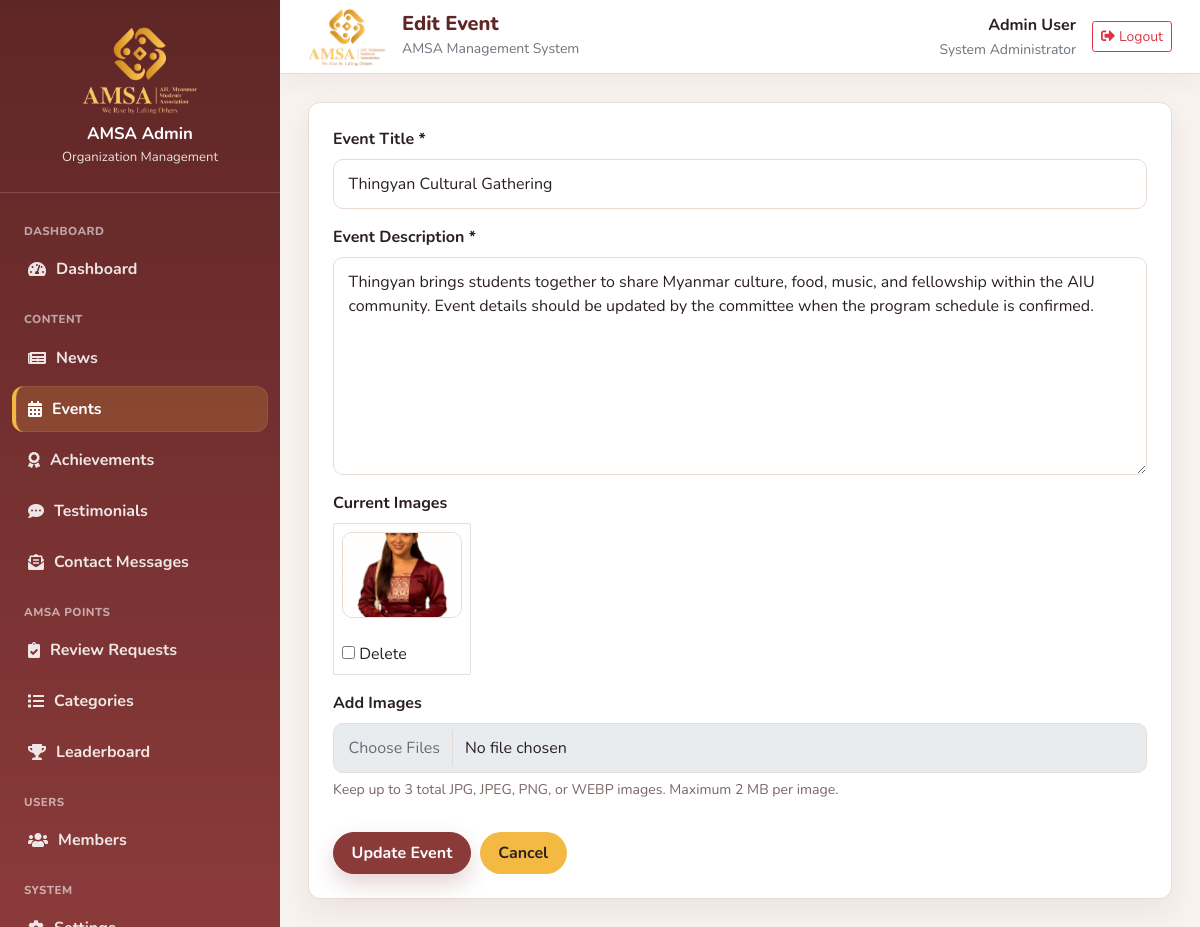
Screenshot of /admin/edit_event.php?id=2 (signed in) with the database file from the repository.
### tables this page shows
CREATE TABLE `user` (
  `id` int(11) NOT NULL,
  `name` varchar(100) NOT NULL,
  `password` varchar(255) NOT NULL,
  `email` varchar(150) NOT NULL,
  `role` enum('member','president','vice_president','secretary','male_treasurer','female_treasurer','system_admin') NOT NULL DEFAULT 'member',
  `status` enum('active','inactive','suspended') NOT NULL DEFAULT 'active',
  `profile_image` varchar(255) DEFAULT NULL,
  `last_login` datetime DEFAULT NULL,
  `created_at` datetime DEFAULT current_timestamp(),
  `updated_at` datetime DEFAULT NULL ON UPDATE current_timestamp()
);

CREATE TABLE `post` (
  `id` int(11) NOT NULL,
  `content` text DEFAULT NULL,
  `category` varchar(100) DEFAULT NULL,
  `title` varchar(200) DEFAULT NULL,
  `upload_date` datetime DEFAULT current_timestamp(),
  `edit_date` datetime DEFAULT NULL,
  `uploaded_by` int(11) DEFAULT NULL,
  `edited_by` int(11) DEFAULT NULL
);

CREATE TABLE `image` (
  `id` int(11) NOT NULL,
  `post_id` int(11) DEFAULT NULL,
  `img_name` varchar(255) DEFAULT NULL
);

### config/database.php (called while the page is built, shortened)
<?php
$conn = new mysqli(DB_HOST, DB_USER, DB_PASS, DB_NAME);
$conn->set_charset("utf8mb4");
function currentUserId() {
    if (isset($_SESSION['user_id'])) {
        return (int) $_SESSION['user_id'];
    }
    return null;
}
function normalizeRole($role) {
    return $role === 'admin' ? 'system_admin' : $role;
}
function roleLabel($role) {
    $labels = [
        'member' => 'Member',
        'president' => 'President',
        'vice_president' => 'Vice President',
        'secretary' => 'Secretary',
        'male_treasurer' => 'Male Treasurer',
        'female_treasurer' => 'Female Treasurer',
        'system_admin' => 'System Administrator',
        'admin' => 'System Administrator',
    ];
    $normalized = normalizeRole($role);
    return $labels[$normalized] ?? 'Unknown';
}
function currentUserRole() {
    global $conn;
    $userId = currentUserId();
    $stmt = $conn->prepare("SELECT role FROM user WHERE id = ? AND status = 'active'");
    $stmt->bind_param("i", $userId);
    $stmt->execute();
    $user = $stmt->get_result()->fetch_assoc();
    if ($user) {
        $role = normalizeRole($user['role']);
        return $role;
    }
    return null;
}
function getEventById($id) {
    global $conn;
    $stmt = $conn->prepare("SELECT p.*, u.name as author_name FROM post p
                            LEFT JOIN user u ON p.uploaded_by = u.id
                            WHERE p.id = ? AND p.category = 'community_engagement'");
    $stmt->bind_param("i", $id);
    $stmt->execute();
    $result = $stmt->get_result();
    return $result->fetch_assoc();
}
function getEventImages($post_id) {
    global $conn;
    $stmt = $conn->prepare("SELECT * FROM image WHERE post_id = ?");
    $stmt->bind_param("i", $post_id);
    $stmt->execute();
    $result = $stmt->get_result();
    return $result->fetch_all(MYSQLI_ASSOC);
}
?>

### admin/edit_event.php (the view, shortened to what this page needs)
<?php
require_once '../config/database.php';
$id = isset($_GET['id']) ? (int) $_GET['id'] : 0;
$event = getEventById($id);
$images = getEventImages($id);
$pageTitle = 'Edit Event';
include 'includes/header.php';
?>
<div class="admin-card amsa-card p-4">
    <form method="POST" enctype="multipart/form-data">
        <div class="mb-3"><label class="form-label fw-bold">Event Title *</label><input type="text" class="form-control amsa-form-control" name="title" value="<?php echo htmlspecialchars($event['title']); ?>" required></div>
        <div class="mb-3"><label class="form-label fw-bold">Event Description *</label><textarea class="form-control amsa-form-control" name="content" rows="8" required><?php echo htmlspecialchars($event['content']); ?></textarea></div>
        <?php if ($images): ?><div class="mb-3"><label class="form-label fw-bold">Current Images</label><div class="d-flex flex-wrap gap-3"><?php foreach ($images as $img): ?><label class="border rounded p-2 bg-white"><img src="../uploads/<?php echo htmlspecialchars(basename($img['img_name'])); ?>" class="admin-thumb" alt="Current event image"><br><input type="checkbox" name="delete_images[]" value="<?php echo (int) $img['id']; ?>"> Delete</label><?php endforeach; ?></div></div><?php endif; ?>
        <div class="mb-4"><label class="form-label fw-bold">Add Images</label><input type="file" class="form-control amsa-form-control" name="images[]" multiple accept=".jpg,.jpeg,.png,.webp"><small class="admin-help-text">Keep up to 3 total JPG, JPEG, PNG, or WEBP images. Maximum 2 MB per image.</small></div>
        <div class="admin-form-actions">
            <button type="submit" class="btn btn-primary amsa-btn amsa-btn-primary">Update Event</button>
            <a href="dashboard.php" class="btn btn-secondary amsa-btn amsa-btn-secondary">Cancel</a>
        </div>
    </form>
</div>
<?php include 'includes/footer.php'; ?>

### admin/includes/header.php (shortened to what this page needs)
<?php
$pageTitle = $pageTitle ?? 'Admin Panel';
$currentAdminName = $_SESSION['admin_name'] ?? $_SESSION['user_name'] ?? 'Admin User';
$currentAdminRole = roleLabel(currentUserRole());
?>
<!DOCTYPE html>
<html lang="en">
<head>
    <link href="https://cdnjs.cloudflare.com/ajax/libs/font-awesome/5.10.0/css/all.min.css" rel="stylesheet">
    <link href="https://cdn.jsdelivr.net/npm/bootstrap-icons@1.4.1/font/bootstrap-icons.css" rel="stylesheet">
    <link href="../css/bootstrap.min.css" rel="stylesheet">
    <link href="../css/amsa-design-system.css" rel="stylesheet">
    <link href="admin-style.css" rel="stylesheet">
</head>
<body>
<div class="admin-shell">
    <?php include __DIR__ . '/sidebar.php'; ?>
    <main class="admin-main">
        <header class="admin-topbar">
            <div class="d-flex align-items-center gap-3">
                <img src="../img/logo.png" class="admin-topbar-logo" alt="AMSA">
                <div>
                    <h5 class="mb-0 admin-page-title"><?php echo htmlspecialchars($pageTitle); ?></h5>
                    <small class="text-muted">AMSA Management System</small>
                </div>
            </div>
            <div class="d-flex align-items-center gap-3">
                <div class="text-end d-none d-sm-block">
                    <strong class="d-block"><?php echo htmlspecialchars($currentAdminName); ?></strong>
                    <small class="text-muted"><?php echo htmlspecialchars($currentAdminRole); ?></small>
                </div>
                <a href="logout.php" class="btn btn-outline-danger btn-sm"><i class="fas fa-sign-out-alt me-1"></i>Logout</a>
            </div>
        </header>
        <section class="admin-content">

### css/amsa-design-system.css (style rules this page uses)
:root { --amsa-color-primary: #8b3a3a; --amsa-color-primary-dark: #5f2626; --amsa-color-primary-soft: #b55a4a; --amsa-color-gold: #f4b942; --amsa-color-gold-soft: #fff4cf; --amsa-color-bg: #f8f3ef; --amsa-color-surface: #ffffff; --amsa-color-text: #2b2020; --amsa-color-text-muted: #7b6666; --amsa-color-border: #eadbd2; --amsa-color-success: #2f8f57; --amsa-color-error: #b44444; --amsa-color-warning: #f4b942; --amsa-color-info: #6b4a3d; --amsa-color-active: #2f8f57; --amsa-color-inactive: #8f7a72; --amsa-color-suspended: #b44444; --amsa-font-family: "Inter", "Segoe UI", Arial, sans-serif; --amsa-font-size-sm: 0.875rem; --amsa-font-size-base: 1rem; --amsa-font-size-lg: 1.125rem; --amsa-line-height: 1.6; --amsa-space-1: 0.25rem; --amsa-space-2: 0.5rem; --amsa-space-3: 0.75rem; --amsa-space-4: 1rem; --amsa-space-5: 1.5rem; --amsa-space-6: 2rem; --amsa-space-7: 3rem; --amsa-radius-sm: 8px; --amsa-radius-md: 12px; --amsa-radius-lg: 18px; --amsa-radius-pill: 999px; --amsa-shadow-sm: 0 6px 18px rgba(95, 38, 38, 0.08); --amsa-shadow-md: 0 14px 34px rgba(95, 38, 38, 0.12); --amsa-shadow-lg: 0 22px 54px rgba(95, 38, 38, 0.16); --amsa-transition-fast: 150ms ease; --amsa-transition-base: 220ms ease; --amsa-gradient-primary: linear-gradient(135deg, var(--amsa-color-primary-dark), var(--amsa-color-primary), var(--amsa-color-primary-soft)); --amsa-gradient-gold: linear-gradient(135deg, var(--amsa-color-gold), var(--amsa-color-gold-soft)); }
.amsa-card, .amsa-stat-card { background: var(--amsa-color-surface); border: 1px solid var(--amsa-color-border); border-radius: var(--amsa-radius-md); box-shadow: var(--amsa-shadow-sm); }
.amsa-card { padding: var(--amsa-space-5); }
.amsa-btn { display: inline-flex; align-items: center; justify-content: center; gap: var(--amsa-space-2); border: 1px solid transparent; border-radius: var(--amsa-radius-pill); padding: 0.65rem 1.1rem; font-weight: 700; line-height: 1.2; text-decoration: none; cursor: pointer; transition: background-color var(--amsa-transition-base), border-color var(--amsa-transition-base), color var(--amsa-transition-base), transform var(--amsa-transition-fast), box-shadow var(--amsa-transition-base); }
.amsa-btn-primary { background: var(--amsa-color-primary); color: #ffffff; box-shadow: 0 10px 22px rgba(139, 58, 58, 0.22); }
.amsa-btn-secondary { background: var(--amsa-color-gold); color: var(--amsa-color-text); }
.amsa-form-control { width: 100%; border: 1px solid var(--amsa-color-border); border-radius: var(--amsa-radius-sm); padding: 0.75rem 0.9rem; color: var(--amsa-color-text); background: var(--amsa-color-surface); transition: border-color var(--amsa-transition-base), box-shadow var(--amsa-transition-base); }
img, svg { max-width: 100%; }
.amsa-card, .amsa-stat-card, .amsa-alert, .amsa-empty-state, .amsa-table { overflow-wrap: anywhere; }
.amsa-btn, .amsa-form-control, .amsa-table a, .amsa-card a, button, [type="button"], [type="submit"], a { transition: background-color var(--amsa-transition-base), border-color var(--amsa-transition-base), color var(--amsa-transition-base), box-shadow var(--amsa-transition-base), transform var(--amsa-transition-base); }
.amsa-form-group label, label.form-label { color: var(--amsa-color-text); font-weight: 700; }

### rows the page displays
user: role "System Administrator"
post: title "Thingyan Cultural Gathering", content "Thingyan brings students together to share Myanmar culture, food, music, and fellowship within the AIU community. Event details should be updated by the committee when the program schedule is confirmed."
image: img_name (picture)

### other values shown
$pageTitle "Edit Event"
$currentAdminName "Admin User"
